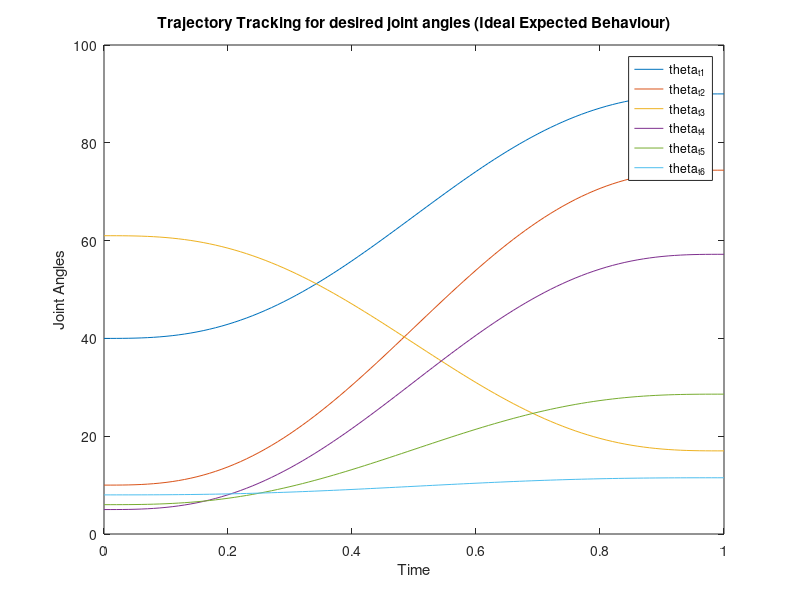

The MATLAB source for this figure:
theta_0=[40;10;5;6;8;61];
% theta_0=[0;0;0;0;0;0];
theta_f=[90; 74.4; 57.2; 28.6; 11.5; 17];
t=0:0.01:1;
theta_t_1=theta_0(1) + (theta_f(1)-theta_0(1))*(6*t.^5-15*t.^4+10*t.^3);
theta_t_2=theta_0(2) + (theta_f(2)-theta_0(2))*(6*t.^5-15*t.^4+10*t.^3);
theta_t_3=theta_0(3) + (theta_f(3)-theta_0(3))*(6*t.^5-15*t.^4+10*t.^3);
theta_t_4=theta_0(4) + (theta_f(4)-theta_0(4))*(6*t.^5-15*t.^4+10*t.^3);
theta_t_5=theta_0(5) + (theta_f(5)-theta_0(5))*(6*t.^5-15*t.^4+10*t.^3);
theta_t_6=theta_0(6) + (theta_f(6)-theta_0(6))*(6*t.^5-15*t.^4+10*t.^3);
plot(t,theta_t_1);
hold on
plot(t,theta_t_2);
hold off
hold on
plot(t,theta_t_6);
hold off
hold on
plot(t,theta_t_3);
hold off
hold on
plot(t,theta_t_4);
hold off
hold on
plot(t,theta_t_5);
hold off
title('Trajectory Tracking for desired joint angles (Ideal Expected Behaviour)')
xlabel('Time')
ylabel('Joint Angles')
legend('theta_t_1','theta_t_2','theta_t_3','theta_t_4','theta_t_5','theta_t_6')